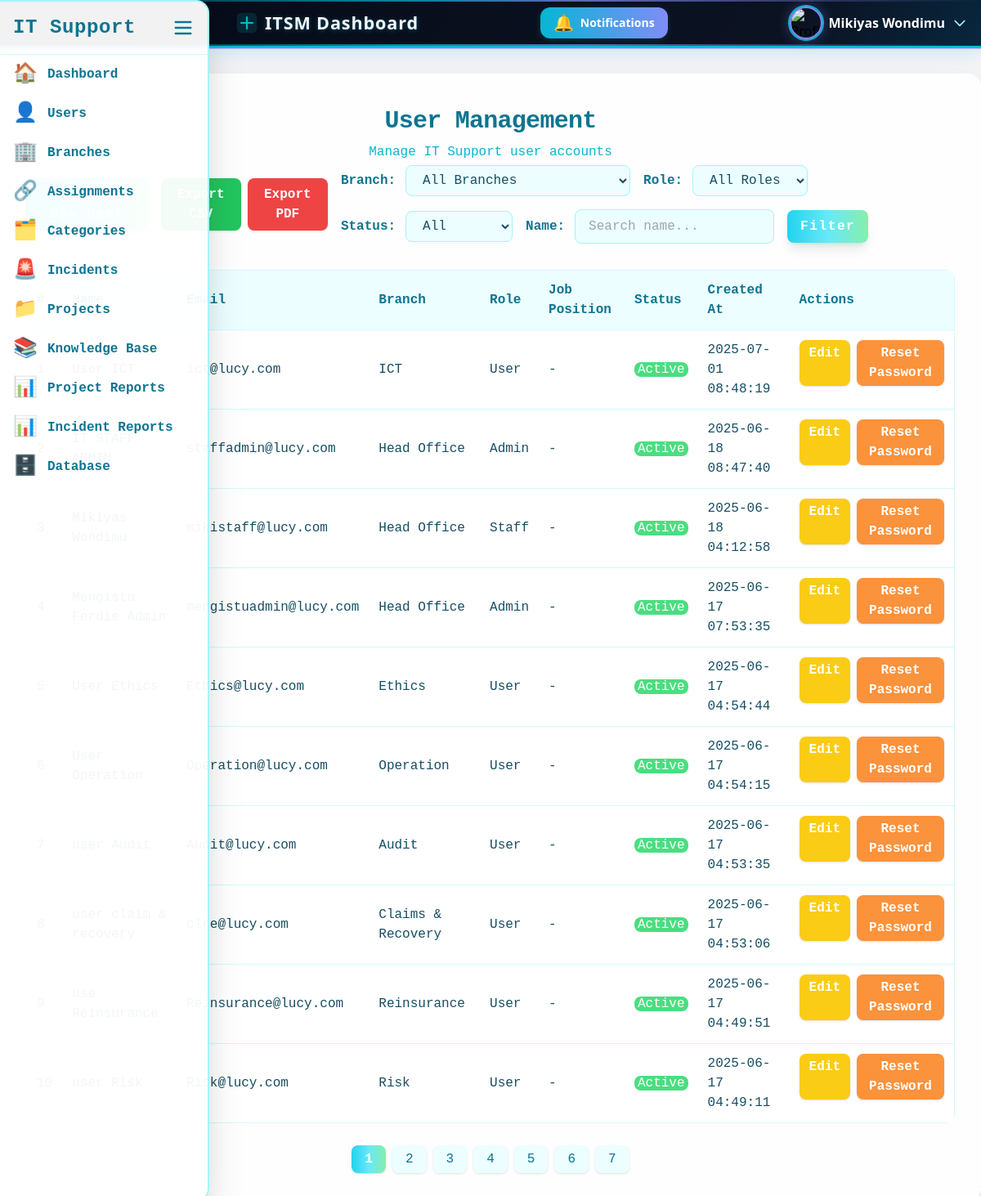
The page /admin/users.php (signed in) on the database its author committed.
### tables this page shows
CREATE TABLE `users` (
  `id` int(11) NOT NULL,
  `name` varchar(100) DEFAULT NULL,
  `email` varchar(100) DEFAULT NULL,
  `password` varchar(255) DEFAULT NULL,
  `role` enum('admin','staff','user') NOT NULL,
  `job_position` varchar(255) DEFAULT NULL,
  `created_at` timestamp NOT NULL DEFAULT current_timestamp(),
  `force_password_change` tinyint(1) DEFAULT 1,
  `branch_id` int(11) DEFAULT NULL,
  `profile_picture` varchar(255) DEFAULT NULL,
  `is_active` tinyint(1) NOT NULL DEFAULT 1
);

CREATE TABLE `branches` (
  `id` int(11) NOT NULL,
  `name` varchar(100) NOT NULL,
  `phone` varchar(100) DEFAULT NULL,
  `email` varchar(100) DEFAULT NULL,
  `location` varchar(255) DEFAULT NULL,
  `created_at` timestamp NOT NULL DEFAULT current_timestamp(),
  `is_active` tinyint(1) NOT NULL DEFAULT 1
);

### admin/users.php (the view, shortened to what this page needs)
<?php
require '../config/db.php';
$results_per_page = 10;
$page = isset($_GET['page']) ? (int)$_GET['page'] : 1;
$start_from = ($page - 1) * $results_per_page;
$branchFilter = $_GET['branch_id'] ?? '';
$roleFilter = $_GET['role'] ?? '';
$nameFilter = $_GET['name'] ?? '';
$statusFilter = isset($_GET['status']) ? $_GET['status'] : '';
$where = [];
$params = [];
$whereSql = $where ? 'WHERE ' . implode(' AND ', $where) : '';
$countSql = "SELECT COUNT(*) FROM users u $whereSql";
$countStmt = $pdo->prepare($countSql);
$countStmt->execute($params);
$total_users = $countStmt->fetchColumn();
$total_pages = ceil($total_users / $results_per_page);
$sql = "SELECT
    u.id, u.name, u.email, u.role, u.is_active, u.created_at, u.job_position,
    b.id AS branch_id, b.name AS branch_name
    FROM users u
    LEFT JOIN branches b ON u.branch_id = b.id
    $whereSql
    ORDER BY u.created_at DESC
    LIMIT ?, ?";
$stmt = $pdo->prepare($sql);
$execParams = array_merge($params, [$start_from, $results_per_page]);
foreach ($execParams as $k => $v) {
    if ($k >= count($params)) {
        $stmt->bindValue($k + 1, $v, PDO::PARAM_INT);
    } else {
        $stmt->bindValue($k + 1, $v);
    }
}
$stmt->execute();
$users = $stmt->fetchAll();
?>
<!DOCTYPE html>
<html>
<head>
    <script src="https://cdn.tailwindcss.com"></script>
</head>
<body class="bg-gray-100">
      <?php include '../includes/sidebar.php'; ?>
    <?php include '../header.php'; ?>
    <div class="max-w-7xl ms-auto bg-white bg-opacity-95 rounded-2xl shadow-2xl px-8 py-10 fade-in tech-border glow mt-8">
        <h2 class="text-3xl font-extrabold text-center text-cyan-700 mb-2 tracking-tight font-mono">User Management</h2>
        <p class="text-center text-cyan-500 mb-1 font-mono">Manage IT Support user accounts</p>
        <div class="flex flex-col gap-4 md:flex-row md:items-center md:justify-between mb-8">
            <a href="add_user.php"
               class="bg-gradient-to-r from-cyan-400 via-cyan-300 to-green-300 hover:from-green-300 hover:to-cyan-400 text-white font-bold rounded-lg shadow-lg px-6 py-2 transform hover:scale-105 transition duration-300 font-mono tracking-widest w-full md:w-auto text-center">
            </a>
            <div class="flex flex-col md:flex-row md:items-center gap-4 w-full md:w-auto">
                <div class="flex gap-2 justify-center md:justify-start">
                    <a href="export_users_csv.php<?php
                        $params = [];
                        if ($params) echo '?' . implode('&', $params);
                    ?>"
                       class="inline-block px-4 py-2 bg-green-500 hover:bg-green-600 text-white rounded-lg font-mono font-semibold shadow transition text-center">
                    </a>
                    <a href="export_users_pdf.php<?php
                        $params = [];
                        if ($params) echo '?' . implode('&', $params);
                    ?>"
                       class="inline-block px-4 py-2 bg-red-500 hover:bg-red-600 text-white rounded-lg font-mono font-semibold shadow transition text-center">
                        Export PDF
                    </a>
                </div>
                <form method="get" class="w-full flex flex-col lg:flex-row flex-wrap items-stretch lg:items-center gap-2 lg:gap-4">
                    <div class="flex flex-col lg:flex-row items-stretch lg:items-center gap-1 w-full lg:w-auto">
                        <label for="branchFilter" class="font-mono text-cyan-700 font-semibold lg:mr-2">Branch:</label>
                        <select name="branch_id" id="branchFilter"
                                class="px-4 py-2 rounded-lg border border-cyan-200 bg-cyan-50 text-cyan-900 focus:ring-2 focus:ring-cyan-300 focus:outline-none transition duration-200 font-mono w-full lg:w-auto">
                            <option value="">All Branches</option>
                        </select>
                    </div>
                    <div class="flex flex-col lg:flex-row items-stretch lg:items-center gap-1 w-full lg:w-auto">
                        <label for="roleFilter" class="font-mono text-cyan-700 font-semibold lg:mr-2">Role:</label>
                        <select name="role" id="roleFilter"
                                class="px-4 py-2 rounded-lg border border-cyan-200 bg-cyan-50 text-cyan-900 focus:ring-2 focus:ring-cyan-300 focus:outline-none transition duration-200 font-mono w-full lg:w-auto">
                            <option value="">All Roles</option>
                        </select>
                    </div>
                    <div class="flex flex-col lg:flex-row items-stretch lg:items-center gap-1 w-full lg:w-auto">
                        <label for="statusFilter" class="font-mono text-cyan-700 font-semibold lg:mr-2">Status:</label>
                        <select name="status" id="statusFilter"
                                class="px-4 py-2 rounded-lg border border-cyan-200 bg-cyan-50 text-cyan-900 focus:ring-2 focus:ring-cyan-300 focus:outline-none transition duration-200 font-mono w-full lg:w-auto">
                            <option value="">All</option>
                        </select>
                    </div>
                    <div class="flex flex-col lg:flex-row items-stretch lg:items-center gap-1 w-full lg:w-auto">
                        <label for="nameFilter" class="font-mono text-cyan-700 font-semibold lg:mr-2">Name:</label>
                        <input type="text" name="name" id="nameFilter" value="<?= htmlspecialchars($nameFilter) ?>"
                               placeholder="Search name..."
                               class="px-4 py-2 rounded-lg border border-cyan-200 bg-cyan-50 text-cyan-900 focus:ring-2 focus:ring-cyan-300 focus:outline-none transition duration-200 font-mono w-full lg:w-auto" />
                    </div>
                    <div class="flex items-center w-full lg:w-auto">
                        <button type="submit"
                                class="px-4 py-2 bg-gradient-to-r from-cyan-400 via-cyan-300 to-green-300 hover:from-green-300 hover:to-cyan-400 text-white font-bold rounded-lg shadow-lg transform hover:scale-105 transition duration-300 font-mono tracking-widest w-full lg:w-auto">
                            Filter
                        </button>
                    </div>
                </form>
            </div>
        </div>
        <div class="overflow-x-auto rounded-xl shadow-inner">
            <table class="w-full border border-cyan-100 bg-white bg-opacity-90 font-mono text-cyan-900">
                <thead>
                    <tr class="bg-cyan-50 text-cyan-700 text-left">
                        <th class="p-3 font-bold">#</th>
                        <th class="p-3 font-bold">Name</th>
                        <th class="p-3 font-bold">Email</th>
                        <th class="p-3 font-bold">Branch</th>
                        <th class="p-3 font-bold">Role</th>
                        <th class="p-3 font-bold">Job Position</th>
                        <th class="p-3 font-bold">Status</th>
                        <th class="p-3 font-bold">Created At</th>
                        <th class="p-3 font-bold">Actions</th>
                    </tr>
                </thead>
                <tbody>
                    <?php foreach ($users as $index => $user): ?>
                        <tr class="border-t border-cyan-100 hover:bg-cyan-50 transition">
                            <td class="p-3"><?= $start_from + $index + 1 ?></td>
                            <td class="p-3"><?= htmlspecialchars($user['name']) ?></td>
                            <td class="p-3"><?= htmlspecialchars($user['email']) ?></td>
                            <td class="p-3"><?= htmlspecialchars($user['branch_name'] ?? 'N/A') ?></td>
                            <td class="p-3 capitalize"><?= htmlspecialchars($user['role']) ?></td>
                            <td class="p-3 capitalize"><?= htmlspecialchars($user['job_position'] ?? '-') ?></td>
                            <td class="p-3 capitalize">
                                <span class="<?= htmlspecialchars($user['is_active']) == 1 ? 'bg-green-400 text-white px-1 rounded-lg' : 'bg-red-400 text-white px-1 rounded-lg' ?>"><?= htmlspecialchars($user['is_active']) == 1 ? 'active' : 'inactive' ?></span>
                            </td>
                            <td class="p-3"><?= htmlspecialchars($user['created_at']) ?></td>
                            <td class="p-3 flex flex-col md:flex-row gap-2">
                                <a href="edit_user.php?id=<?= $user['id'] ?>"
                                    class="bg-yellow-400 hover:bg-yellow-500 text-white font-bold px-3 py-1 rounded-lg shadow transition">Edit</a>
                                <form method="POST" action="reset_password.php" onsubmit="return confirm('Reset password for this user?');" class="inline">
                                    <button type="submit" class="bg-orange-400 hover:bg-orange-500 text-white font-bold px-3 py-1 rounded-lg shadow transition">
                                        Reset Password
                                    </button>
                                </form>
                            </td>
                        </tr>
                    <?php endforeach; ?>
                </tbody>
            </table>
        </div>
        <div class="mt-8">
            <nav class="flex justify-center">
                <ul class="flex space-x-2 font-mono">
                    <?php for ($i = 1; $i <= $total_pages; $i++): ?>
                        <li>
                            <a href="?page=<?= $i ?>
                                <?= $branchFilter !== '' ? '&branch_id=' . urlencode($branchFilter) : '' ?>
                                <?= $roleFilter !== '' ? '&role=' . urlencode($roleFilter) : '' ?>
                                <?= $statusFilter !== '' ? '&status=' . urlencode($statusFilter) : '' ?>
                                <?= $nameFilter !== '' ? '&name=' . urlencode($nameFilter) : '' ?>"
                                class="px-4 py-2 <?= $i == $page ? 'bg-gradient-to-r from-cyan-400 via-cyan-300 to-green-300 text-white font-bold' : 'bg-cyan-50 text-cyan-700' ?> rounded-lg shadow transition">
                                <?= $i ?>
                            </a>
                        </li>
                    <?php endfor; ?>
                </ul>
            </nav>
        </div>
    </div>
</body>
</html>

### header.php (shortened to what this page needs)
<?php
include 'config/db.php';
$user_id = $_SESSION['user_id'];
$stmt = $pdo->prepare("SELECT * FROM users WHERE id = ?");
$stmt->execute([$user_id]);
$user = $stmt->fetch(PDO::FETCH_ASSOC);
if (isset($user['profile_picture']) && !empty($user['profile_picture'])) {
  $user['profile_image'] = '../uploads/' . $user['profile_picture'];
} else {
  $user['profile_image'] = '../uploads/default_avatar.png';
}
?>
<header id="header" class="header-animated-bg shadow-md px-4 pl-72 flex justify-between items-center relative overflow-visible" style="min-height:54px;height:58px;">
  <h1 class="header-title">
    <svg width="28" height="28" fill="none" viewBox="0 0 32 32">
      <rect x="2" y="2" width="28" height="28" rx="6" fill="#06b6d4" opacity="0.15"/>
      <path d="M8 16h16M16 8v16" stroke="#06b6d4" stroke-width="2.5" stroke-linecap="round"/>
    </svg>
    ITSM Dashboard
  </h1>
  <div class="relative inline-block text-left">
    <button id="notifBtn" class="relative flex items-center gap-2 px-4 py-1 text-sm tech-btn shadow-lg focus:outline-none transition-all duration-300" style="min-height:36px;height:38px;">
      <span id="notifBell" class="text-xl notif-pulse transition-transform duration-300">🔔</span>
      <span class="hidden md:inline">Notifications</span>
    </button>
  </div>
  <div class="relative inline-block text-left">
    <button id="profileDropdownBtn" class="flex items-center gap-2 focus:outline-none group">
      <img src="<?= $user['profile_image'] ?>" alt="Profile" class="w-10 h-10 rounded-full object-cover profile-glow transition-all duration-300">
      <span class="md:inline text-white text-base font-semibold group-hover:text-cyan-200 transition-colors"><?= htmlspecialchars($user['name'] ?? 'Profile') ?></span>
      <svg class="w-5 h-5 text-cyan-200 group-hover:text-cyan-400 transition-colors" fill="none" stroke="currentColor" viewBox="0 0 24 24">
        <path stroke-linecap="round" stroke-linejoin="round" stroke-width="2" d="M19 9l-7 7-7-7" />
      </svg>
    </button>
  </div>
</header>

### header.php (style rules this page uses)
.header-animated-bg { background: rgba(30, 41, 59, 0.82); background-image: linear-gradient(120deg, #0f172a 0%, #1e293b 40%, #06b6d4 70%, #818cf8 100%); background-blend-mode: overlay; background-size: 200% 200%; animation: gradientMove 8s linear infinite; border-bottom: 2px solid #06b6d4; box-shadow: 0 4px 24px 0 #0ea5e933, 0 1.5px 0 #818cf8; position: relative; overflow: visible; backdrop-filter: blur(16px) saturate(180%); -webkit-backdrop-filter: blur(16px) saturate(180%); min-height: 54px; height: 58px; padding-top: 0.25rem !important; padding-bottom: 0.25rem !important; }
.header-animated-bg::before, .header-animated-bg::after { content: ''; position: absolute; left: 0; right: 0; height: 2px; background: linear-gradient(90deg, transparent, #06b6d4 40%, #818cf8 60%, transparent); opacity: 0.7; pointer-events: none; z-index: 1; }
.header-animated-bg::before { top: 0; }
.header-animated-bg::after { bottom: 0; }
.profile-glow { box-shadow: 0 0 0 2px #06b6d4, 0 0 16px 2px #818cf855; transition: box-shadow 0.3s, border-color 0.3s; border: 2.5px solid #818cf8; }
.notif-pulse { animation: notifPulse 1.2s cubic-bezier(.4,0,.2,1) infinite; }
.tech-btn { background: linear-gradient(90deg, #06b6d4 0%, #818cf8 100%); color: #fff; font-weight: 600; border-radius: 0.75rem; box-shadow: 0 2px 8px #06b6d433; transition: background 0.3s, box-shadow 0.3s; padding-top: 0.25rem; padding-bottom: 0.25rem; min-height: 36px; height: 38px; }
.header-title { font-family: 'Segoe UI', Arial, sans-serif; font-size: 1.35rem; font-weight: 700; letter-spacing: 0.04em; color: #f1f5f9; text-shadow: 0 1px 6px #06b6d455, 0 1px 0 #818cf822; display: flex; align-items: center; gap: 0.5rem; animation: none; line-height: 1.1; }

### rows shown on the page
users: name "Mikiyas Wondimu"
users: email "ict@lucy.com", branch.name "ICT", role "User", job_position "-", is_active "Active", created_at "2025-07-01 08:48:19"
users: email "staffadmin@lucy.com", branch.name "Head Office", role "Admin", job_position "-", is_active "Active", created_at "2025-06-18 08:47:40"
users: email "mikistaff@lucy.com", branch.name "Head Office", role "Staff", job_position "-", is_active "Active", created_at "2025-06-18 04:12:58"
users: email "mengistuadmin@lucy.com", branch.name "Head Office", role "Admin", job_position "-", is_active "Active", created_at "2025-06-17 07:53:35"
users: email "Ethics@lucy.com", branch.name "Ethics", role "User", job_position "-", is_active "Active", created_at "2025-06-17 04:54:44"
users: email "Operation@lucy.com", branch.name "Operation", role "User", job_position "-", is_active "Active", created_at "2025-06-17 04:54:15"
users: email "Audit@lucy.com", branch.name "Audit", role "User", job_position "-", is_active "Active", created_at "2025-06-17 04:53:35"
users: email "clre@lucy.com", branch.name "Claims & Recovery", role "User", job_position "-", is_active "Active", created_at "2025-06-17 04:53:06"
users: email "Reinsurance@lucy.com", branch.name "Reinsurance", role "User", job_position "-", is_active "Active", created_at "2025-06-17 04:49:51"
users: email "Risk@lucy.com", branch.name "Risk", role "User", job_position "-", is_active "Active", created_at "2025-06-17 04:49:11"
